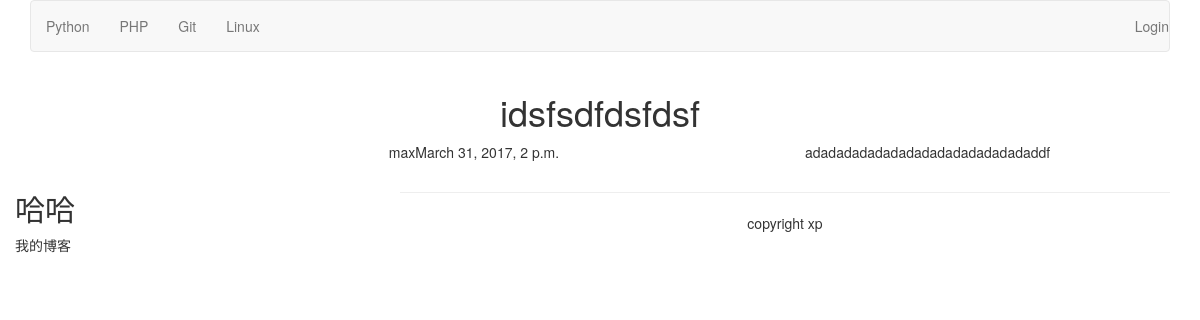
Page /blog/1/ on the committed database.
### blog/models.py (models this page shows, shortened)
class BlogArticle(models.Model):
    title=models.CharField(max_length=300)
    author=models.ForeignKey(User,related_name="blog_posts")
    body=models.TextField()
    publish=models.DateTimeField(default=timezone.now)
    class Meta:
        ordering=("-publish",)

### blog/views.py (the view)
# urls.py: url(r'(?P<article_id>\d)/$',views.blog_article,name="blog_detail"),
def blog_article(request,article_id):
    article=BlogArticle.objects.get(id=article_id)
    author=article.author.username
    time=article.publish
    title=article.title
    content=article.body
    return render(request,'blog/content.html',{"author":author,"time":time,"title":title,"content":content})

### templates/blog/content.html (shortened to what this page needs)
{% extends "base.html" %}
{% load staticfiles %}
{% block content %}
<div class="row text-center vertical-middle-sm">
    <h1>i{{ title }}</h1>
</div>
<div class="row">
    <div class="col-xs-12 col-md-8">
        <p class="text-center"><span style="margin-left: 20%">{{ author}}</span>{{ time}}</p>
    </div>
    <div class="">{{content}}</div>
</div>
<div class="col-xs-6 col-md-4">
    <h2>哈哈</h2>
    <p>我的博客</p>
</div>
{% endblock %}

### rows in the picture
BlogArticle: title "dsfsdfdsfdsf", publish "March 31, 2017, 2 p.m.", body "adadadadadadadadadadadadadadaddf"

### other values in the picture
{{ author }} "max"
